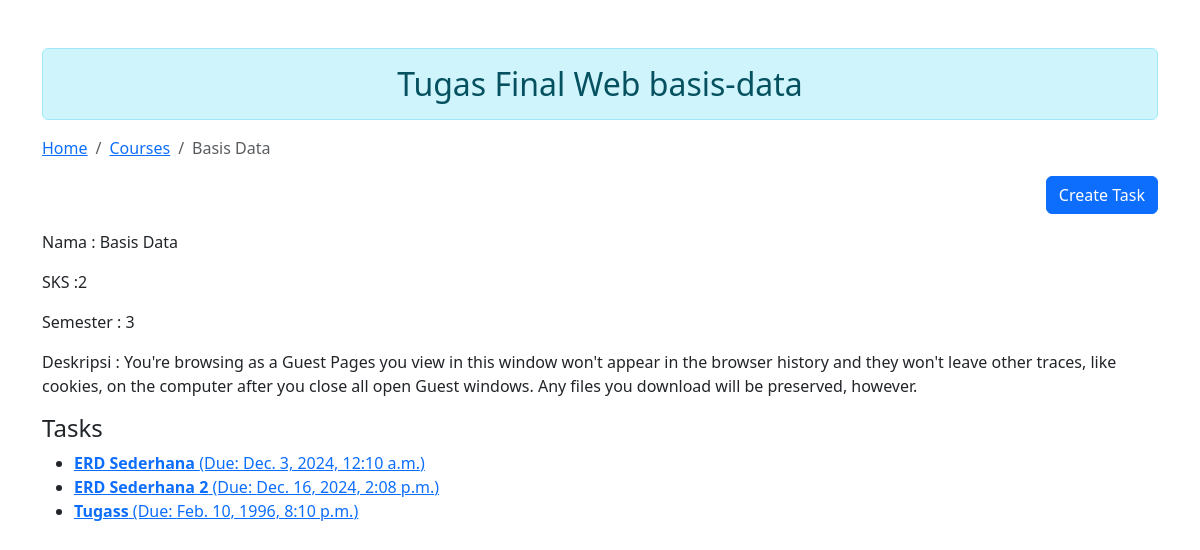
/courses/basis-data, run on the app's committed database.
### courses/models.py (models this page shows, shortened)
class Course(models.Model):
    name = models.CharField(max_length=200, unique=True)
    semester = models.PositiveIntegerField()
    description = models.TextField(blank=True, null=True)
    slug = models.SlugField(blank=True,unique=True, default='', editable=False)
    sks = models.PositiveIntegerField(default=2)

### tasks/models.py (models this page shows, shortened)
class Task(models.Model):
    STATUS_CHOICES = [
        ('pending', 'Pending'),
        ('in_progress', 'In Progress'),
        ('completed', 'Completed'),
    ]
    title = models.CharField(max_length=200)
    description = models.TextField(blank=True, null=True)
    link = models.URLField(blank=True, null=True)
    due_date = models.DateTimeField()
    status = models.CharField(
        max_length=20,
        choices=STATUS_CHOICES,
        default='pending'
    )
    course = models.ForeignKey(
        courses.Course,
        on_delete=models.CASCADE,
        null=True,
        blank=True,
        related_name="tasks"
    )

### courses/views.py (the view)
# urls.py: path("<slug:slug>", views.CourseDetailView.as_view(), name="course_detail"),
class CourseDetailView(DetailView):
    model = models.Course
    template_name = 'courses/detail.html'
    slug_field = 'slug'
    slug_url_kwarg = 'slug'
    def get_context_data(self, **kwargs):
        context = super().get_context_data(**kwargs)
        course = self.get_object()
        context['Course'] = course
        context['Slug'] = course.slug
        context['Tasks'] = course.tasks.all()
        return context

### courses/templates/courses/detail.html (shortened to what this page needs)
{% load static %}
<!DOCTYPE html>
<html lang="en">
  <head>
    <link
      href="https://cdn.jsdelivr.net/npm/bootstrap@5.3.3/dist/css/bootstrap.min.css"
      rel="stylesheet"
    />
  </head>
  <body>
    <div class="container mt-5">
      <h2 class="text-center alert alert-info">Tugas Final Web {{Slug}}</h2>
      <nav aria-label="breadcrumb">
        <ol class="breadcrumb">
          <li class="breadcrumb-item"><a href="#">Home</a></li>
          <li class="breadcrumb-item"><a href="/courses">Courses</a></li>
          <li class="breadcrumb-item active" aria-current="page">{{Course.name}}</li>
        </ol>
      </nav>
      <div class="d-flex justify-content-end">
          <a href="{% url 'tasks:task_new_for_course' Course.id %}" class="btn btn-primary mb-3">
            Create Task
          </a>
      </div>
      <main>
        <p>Nama : {{Course.name}}</p>
        <p>SKS :{{Course.sks}}</p>
        <p>Semester : {{Course.semester}}</p>
        <p>Deskripsi : {{Course.description}}</p>
        <h4>Tasks</h4>
        {% if Tasks %}
        <ul>
            {% for task in Tasks %}
                <li>
                  <a href="/">
                    <strong>{{ task.title }}</strong>  (Due: {{ task.due_date }})
                  </a>
                </li>
            {% endfor %}
        </ul>
      {% else %}
        <p>No tasks assigned to this course.</p>
      {% endif %}
      </main>
  </body>
</html>

### data on the page
Course: slug "basis-data", name "Basis Data", sks "2", semester "3", description "You're browsing as a Guest Pages you view in this window won't appear in the browser history and they won't leave other traces, like cookies, on the computer after you close all open Guest windows. Any files you download will be preserved, however."
Task: title "ERD Sederhana", due_date "Dec. 3, 2024, 12:10 a.m."
Task: title "ERD Sederhana 2", due_date "Dec. 16, 2024, 2:08 p.m."
Task: title "Tugass", due_date "Feb. 10, 1996, 8:10 p.m."
